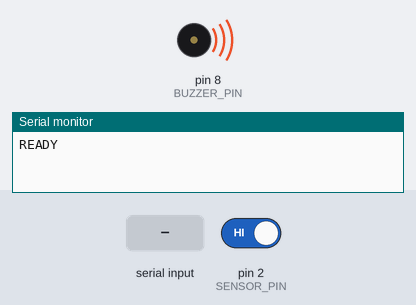
A sketch run on a simulated Arduino Uno, built with avr-gcc and run on an emulated ATmega328P. Shown: buzzer (waves = sounding, pin HIGH), the last lines printed to the serial monitor. The inputs (shaded band) are chosen by the test bench; at power-on: pin 2 (SENSOR_PIN) HIGH.

Above: at 0.07 s.
At 1.2 s:
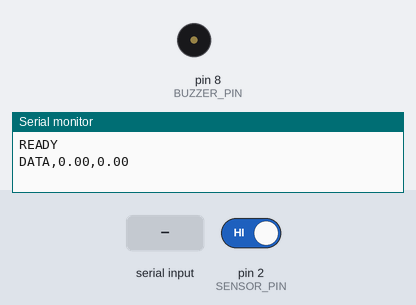
1.3 s: "B2\n" received over Serial
At 1.37 s:
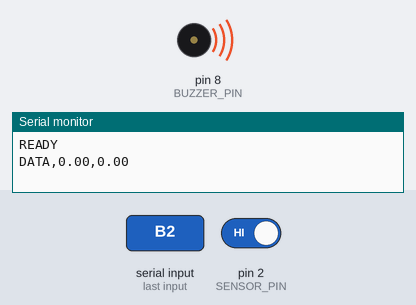
3.2 s: "RESET\n" received over Serial
4.7 s: "PING\n" received over Serial
Timing chart, 0 to 7.7 s (numbered marks = the images above; inputs shaded):
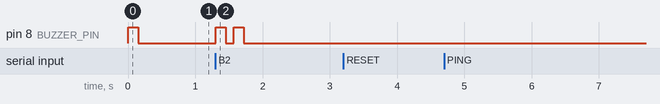

The sketch:

fabric_monitor.ino
```cpp
/*
 * FABRIC AI - Arduino Uno sketch
 * --------------------------------------------------------------
 * 1) Buzzer: beeps when the PC (backend) reports a defect
 *      "B1\n" -> MEDIUM defect : 1 short beep
 *      "B2\n" -> HIGH defect   : 2 beeps
 * 2) Fabric sensor: counts pulses from a sensor on a fabric roller
 *    (IR / proximity / hall sensor or encoder) and sends meters + speed:
 *      "DATA,<meters>,<speed_m_per_min>\n"   every 1 second
 *
 * WIRING (Arduino Uno)
 *   Buzzer (+) -> Pin 8      Buzzer (-) -> GND     (active 5V buzzer)
 *   Sensor OUT -> Pin 2      Sensor VCC -> 5V      Sensor GND -> GND
 *   (Pin 2 = interrupt pin, required for accurate counting)
 *
 * IMPORTANT: Close the Arduino IDE Serial Monitor before starting the
 * backend - only one program can use the COM port at a time.
 */

// ---------------- CONFIG: set these for your loom ----------------
const float ROLLER_CIRCUMFERENCE_M = 0.314;  // roller circumference in meters (pi * diameter). 10 cm dia = 0.314 m
const int   PULSES_PER_REV         = 1;      // pulses per roller rotation (marks / magnets / encoder PPR)
const unsigned long DEBOUNCE_US    = 2000;   // ignore pulses closer than 2 ms (sensor noise)
const unsigned long REPORT_MS      = 1000;   // send DATA every 1 second
// ------------------------------------------------------------------

const int BUZZER_PIN = 8;
const int SENSOR_PIN = 2;
const float METERS_PER_PULSE = ROLLER_CIRCUMFERENCE_M / PULSES_PER_REV;

volatile unsigned long pulseCount = 0;
volatile unsigned long lastPulseUs = 0;

unsigned long lastReportMs = 0;
unsigned long lastReportPulses = 0;

// Non-blocking beep state (so pulse counting / reporting never pauses)
int beepsRemaining = 0;
bool buzzerOn = false;
unsigned long beepTimer = 0;
const unsigned long BEEP_ON_MS = 150;
const unsigned long BEEP_OFF_MS = 120;

String inputLine = "";

void onPulse() {
  unsigned long now = micros();
  if (now - lastPulseUs >= DEBOUNCE_US) {
    pulseCount++;
    lastPulseUs = now;
  }
}

void startBeep(int count) {
  // A new alert never stacks forever: it replaces any pending pattern
  beepsRemaining = count;
  buzzerOn = false;
  beepTimer = 0;
}

void updateBuzzer() {
  unsigned long now = millis();
  if (buzzerOn) {
    if (now - beepTimer >= BEEP_ON_MS) {
      digitalWrite(BUZZER_PIN, LOW);
      buzzerOn = false;
      beepTimer = now;
    }
  } else if (beepsRemaining > 0) {
    if (beepTimer == 0 || now - beepTimer >= BEEP_OFF_MS) {
      digitalWrite(BUZZER_PIN, HIGH);
      buzzerOn = true;
      beepTimer = now;
      beepsRemaining--;
    }
  }
}

void handleCommand(String cmd) {
  cmd.trim();
  if (cmd == "B1") {
    startBeep(1);
  } else if (cmd == "B2") {
    startBeep(2);
  } else if (cmd == "RESET") {
    noInterrupts();
    pulseCount = 0;
    interrupts();
    lastReportPulses = 0;
    Serial.println("OK RESET");
  } else if (cmd == "PING") {
    Serial.println("PONG");
  }
}

void readSerial() {
  while (Serial.available()) {
    char c = Serial.read();
    if (c == '\n') {
      handleCommand(inputLine);
      inputLine = "";
    } else if (c != '\r' && inputLine.length() < 32) {
      inputLine += c;
    }
  }
}

void sendReport() {
  unsigned long now = millis();
  if (now - lastReportMs < REPORT_MS) return;

  noInterrupts();
  unsigned long pulses = pulseCount;
  interrupts();

  float meters = pulses * METERS_PER_PULSE;
  float intervalMin = (now - lastReportMs) / 60000.0;
  float speed = ((pulses - lastReportPulses) * METERS_PER_PULSE) / intervalMin;

  Serial.print("DATA,");
  Serial.print(meters, 2);
  Serial.print(",");
  Serial.println(speed, 2);

  lastReportMs = now;
  lastReportPulses = pulses;
}

void setup() {
  pinMode(BUZZER_PIN, OUTPUT);
  digitalWrite(BUZZER_PIN, LOW);
  pinMode(SENSOR_PIN, INPUT_PULLUP);
  attachInterrupt(digitalPinToInterrupt(SENSOR_PIN), onPulse, FALLING);

  Serial.begin(9600);
  lastReportMs = millis();
  Serial.println("READY");

  startBeep(1); // startup beep = buzzer working
}

void loop() {
  readSerial();
  updateBuzzer();
  sendReport();
}
```

Measured:
- after the input at 1.3 s, pin 8 (BUZZER_PIN): alternates HIGH for 0.15 s and LOW for 0.12 s, 4 changes in all, then stays LOW, starting at once
